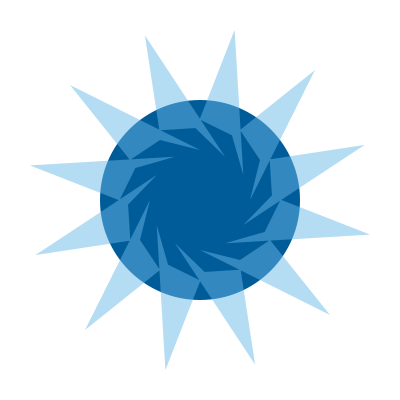
Frame 1 (no input)
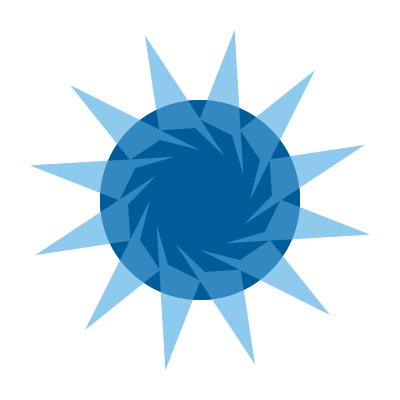
Frame 2 (the mouse pressed at the canvas centre, redrawn once)

The Processing sketch that drew these frames (run headless with seeded random() and noise(); the mouse was pressed at the canvas centre and the sketch redrawn once):

// Processing sketch: processing_84788
// ── processing_84788.pde

void setup()
{
  size(400,400);
  background(255);
}

void draw()
{
  noStroke();
  fill(0,91,153);
  ellipse(200,200,200,200);
  
  fill(102,183,230,125);
  translate(width/2, height/2);
for (int i=0;i<360;i+=30){
rotate(radians(30));
quad(0, 50, 130, 115, 70, 40, 40, 60);}
  
  noLoop();
}
